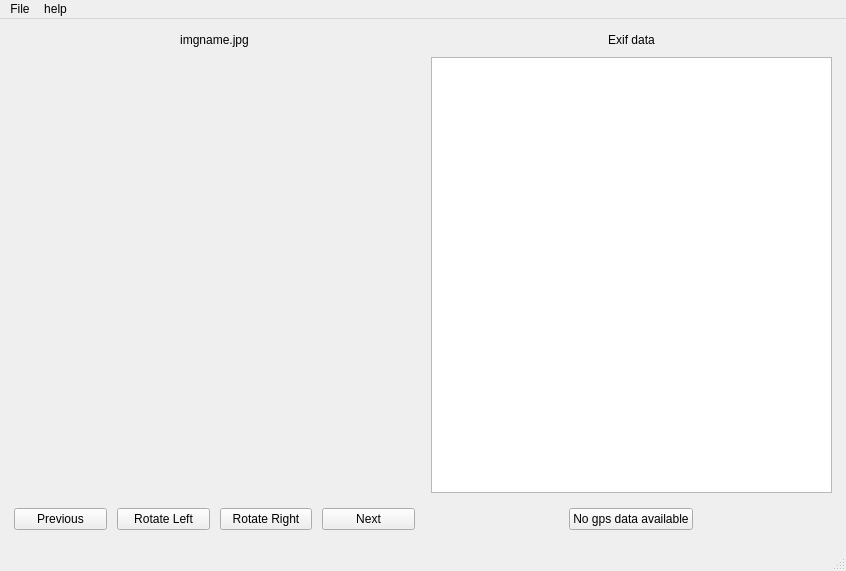
<?xml version="1.0" encoding="UTF-8"?>
<ui version="4.0">
 <class>MainWindow</class>
 <widget class="QMainWindow" name="MainWindow">
  <property name="geometry">
   <rect>
    <x>0</x>
    <y>0</y>
    <width>846</width>
    <height>571</height>
   </rect>
  </property>
  <property name="windowTitle">
   <string>Exif Image Viewer</string>
  </property>
  <property name="styleSheet">
   <string notr="true"/>
  </property>
  <widget class="QWidget" name="centralwidget">
   <layout class="QGridLayout" name="gridLayout">
    <item row="0" column="0">
     <layout class="QHBoxLayout" name="horizontalLayout">
      <item>
       <layout class="QVBoxLayout" name="verticalLayout">
        <property name="spacing">
         <number>10</number>
        </property>
        <property name="leftMargin">
         <number>5</number>
        </property>
        <property name="topMargin">
         <number>5</number>
        </property>
        <property name="rightMargin">
         <number>5</number>
        </property>
        <property name="bottomMargin">
         <number>5</number>
        </property>
        <item>
         <widget class="QLabel" name="img_name">
          <property name="sizePolicy">
           <sizepolicy hsizetype="Expanding" vsizetype="Fixed">
            <horstretch>0</horstretch>
            <verstretch>0</verstretch>
           </sizepolicy>
          </property>
          <property name="styleSheet">
           <string notr="true"/>
          </property>
          <property name="text">
           <string>imgname.jpg</string>
          </property>
          <property name="alignment">
           <set>Qt::AlignCenter</set>
          </property>
          <property name="margin">
           <number>5</number>
          </property>
         </widget>
        </item>
        <item>
         <widget class="QLabel" name="img_label">
          <property name="sizePolicy">
           <sizepolicy hsizetype="Expanding" vsizetype="Expanding">
            <horstretch>0</horstretch>
            <verstretch>0</verstretch>
           </sizepolicy>
          </property>
          <property name="minimumSize">
           <size>
            <width>1</width>
            <height>1</height>
           </size>
          </property>
          <property name="focusPolicy">
           <enum>Qt::NoFocus</enum>
          </property>
          <property name="styleSheet">
           <string notr="true"/>
          </property>
          <property name="text">
           <string/>
          </property>
          <property name="alignment">
           <set>Qt::AlignCenter</set>
          </property>
         </widget>
        </item>
        <item>
         <layout class="QHBoxLayout" name="horizontalLayout_2">
          <property name="topMargin">
           <number>5</number>
          </property>
          <property name="bottomMargin">
           <number>5</number>
          </property>
          <item>
           <widget class="QPushButton" name="bt_prev">
            <property name="styleSheet">
             <string notr="true"/>
            </property>
            <property name="text">
             <string>Previous</string>
            </property>
           </widget>
          </item>
          <item>
           <widget class="QPushButton" name="bt_left">
            <property name="styleSheet">
             <string notr="true"/>
            </property>
            <property name="text">
             <string>Rotate Left</string>
            </property>
           </widget>
          </item>
          <item>
           <widget class="QPushButton" name="bt_right">
            <property name="styleSheet">
             <string notr="true"/>
            </property>
            <property name="text">
             <string>Rotate Right</string>
            </property>
           </widget>
          </item>
          <item>
           <widget class="QPushButton" name="bt_next">
            <property name="styleSheet">
             <string notr="true"/>
            </property>
            <property name="text">
             <string>Next</string>
            </property>
           </widget>
          </item>
         </layout>
        </item>
       </layout>
      </item>
      <item>
       <layout class="QVBoxLayout" name="verticalLayout_2">
        <property name="spacing">
         <number>10</number>
        </property>
        <property name="leftMargin">
         <number>5</number>
        </property>
        <property name="topMargin">
         <number>5</number>
        </property>
        <property name="rightMargin">
         <number>5</number>
        </property>
        <property name="bottomMargin">
         <number>5</number>
        </property>
        <item>
         <widget class="QLabel" name="label">
          <property name="styleSheet">
           <string notr="true"/>
          </property>
          <property name="text">
           <string>Exif data</string>
          </property>
          <property name="alignment">
           <set>Qt::AlignCenter</set>
          </property>
          <property name="margin">
           <number>5</number>
          </property>
         </widget>
        </item>
        <item>
         <widget class="QTableView" name="tableView">
          <property name="minimumSize">
           <size>
            <width>250</width>
            <height>250</height>
           </size>
          </property>
          <property name="styleSheet">
           <string notr="true"/>
          </property>
          <property name="alternatingRowColors">
           <bool>true</bool>
          </property>
          <property name="verticalScrollMode">
           <enum>QAbstractItemView::ScrollPerPixel</enum>
          </property>
          <property name="horizontalScrollMode">
           <enum>QAbstractItemView::ScrollPerPixel</enum>
          </property>
          <attribute name="horizontalHeaderVisible">
           <bool>false</bool>
          </attribute>
          <attribute name="verticalHeaderVisible">
           <bool>false</bool>
          </attribute>
         </widget>
        </item>
        <item>
         <layout class="QHBoxLayout" name="horizontalLayout_3">
          <property name="topMargin">
           <number>5</number>
          </property>
          <property name="bottomMargin">
           <number>5</number>
          </property>
          <item>
           <widget class="QPushButton" name="gps_button">
            <property name="sizePolicy">
             <sizepolicy hsizetype="Maximum" vsizetype="Fixed">
              <horstretch>0</horstretch>
              <verstretch>0</verstretch>
             </sizepolicy>
            </property>
            <property name="text">
             <string>No gps data available</string>
            </property>
           </widget>
          </item>
         </layout>
        </item>
       </layout>
      </item>
     </layout>
    </item>
   </layout>
  </widget>
  <widget class="QMenuBar" name="menubar">
   <property name="geometry">
    <rect>
     <x>0</x>
     <y>0</y>
     <width>846</width>
     <height>26</height>
    </rect>
   </property>
   <widget class="QMenu" name="menuFile">
    <property name="title">
     <string>File</string>
    </property>
    <addaction name="actionOpen_file"/>
    <addaction name="actionExit"/>
   </widget>
   <widget class="QMenu" name="menuhelp">
    <property name="title">
     <string>help</string>
    </property>
    <addaction name="actioninfo"/>
   </widget>
   <addaction name="menuFile"/>
   <addaction name="menuhelp"/>
  </widget>
  <widget class="QStatusBar" name="statusbar"/>
  <action name="actionOpen_file">
   <property name="text">
    <string>Open file</string>
   </property>
  </action>
  <action name="actioninfo">
   <property name="text">
    <string>info</string>
   </property>
  </action>
  <action name="actionExit">
   <property name="text">
    <string>Exit</string>
   </property>
  </action>
 </widget>
 <resources/>
 <connections/>
</ui>
